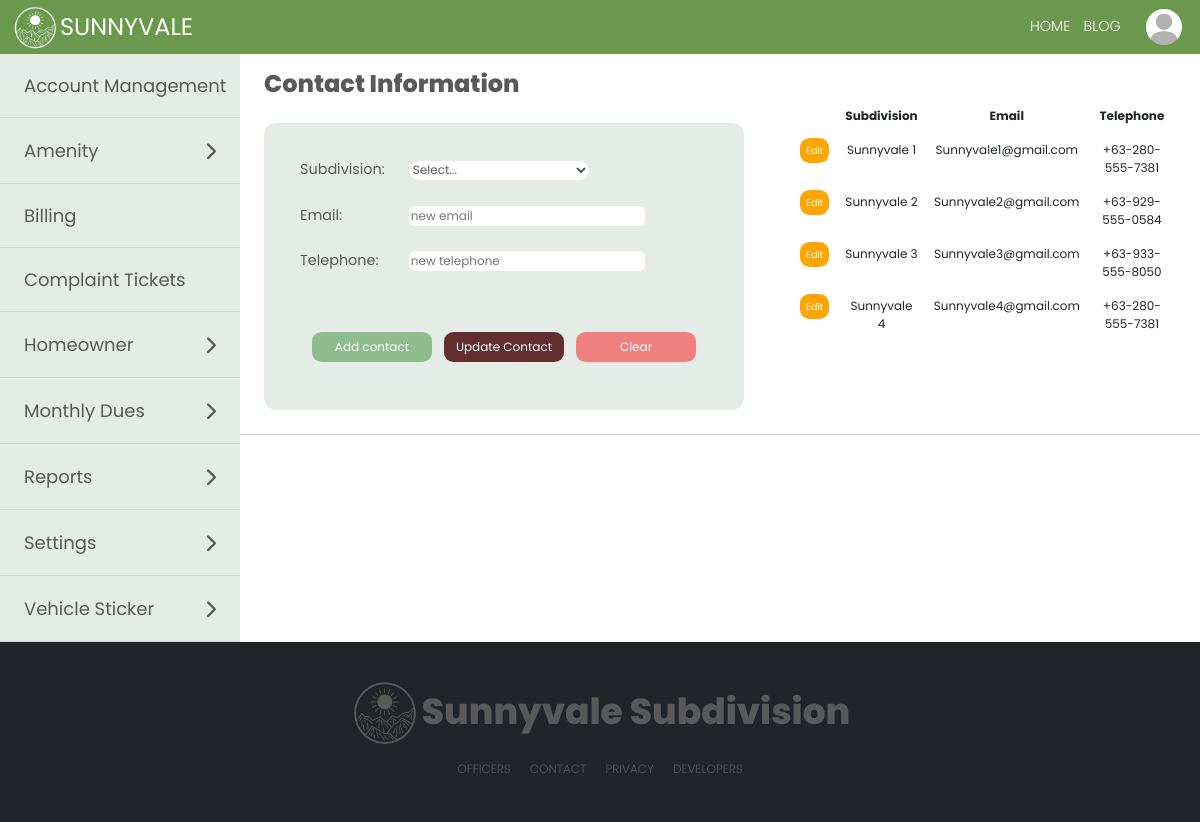
Page /modules/settingsContact.php (signed in) on the committed database.
### tables this page shows
CREATE TABLE IF NOT EXISTS `user` (
  `user_id` int(11) NOT NULL AUTO_INCREMENT,
  `user_homeowner_id` int(11) DEFAULT NULL,
  `user_tenant_id` int(11) DEFAULT NULL,
  `full_name` varchar(50) NOT NULL,
  `user_type` varchar(15) NOT NULL,
  `password` varchar(30) NOT NULL,
  `email_address` varchar(40) DEFAULT NULL,
  `account_status` varchar(15) NOT NULL,
  `verification_code` varchar(6) DEFAULT NULL,
  `email_verified_at` datetime DEFAULT NULL,
  PRIMARY KEY (`user_id`)
);

CREATE TABLE IF NOT EXISTS `homeowner_profile` (
  `homeowner_id` int(11) NOT NULL AUTO_INCREMENT,
  `last_name` varchar(100) NOT NULL,
  `first_name` varchar(100) NOT NULL,
  `middle_name` varchar(100) DEFAULT NULL,
  `suffix` varchar(100) DEFAULT NULL,
  `sex` varchar(100) NOT NULL,
  `street` varchar(255) NOT NULL,
  `subdivision` varchar(255) NOT NULL,
  `barangay` varchar(50) NOT NULL,
  `business_address` varchar(255) DEFAULT NULL,
  `occupation` varchar(100) DEFAULT NULL,
  `email_address` varchar(100) NOT NULL,
  `birthdate` date DEFAULT NULL,
  `mobile_number` varchar(20) DEFAULT NULL,
  `employer` varchar(100) DEFAULT NULL,
  `vehicle_registration` varchar(20) DEFAULT NULL,
  `display_picture` varchar(255) NOT NULL,
  PRIMARY KEY (`homeowner_id`)
);

CREATE TABLE IF NOT EXISTS `contact` (
  `contact_id` int(11) NOT NULL AUTO_INCREMENT,
  `subdivision_id` int(11) NOT NULL,
  `email` varchar(100) NOT NULL,
  `telephone` varchar(100) NOT NULL,
  PRIMARY KEY (`contact_id`)
);

CREATE TABLE IF NOT EXISTS `subdivision` (
  `subdivision_id` int(11) NOT NULL AUTO_INCREMENT,
  `subdivision_name` varchar(255) NOT NULL,
  `barangay` varchar(255) NOT NULL,
  PRIMARY KEY (`subdivision_id`)
);

### modules/settingsContact.php (the view, shortened to what this page needs)
<?php
require '../marginals/topbar.php';
if ($_SESSION['subdivision'] != '') {
    $resultSubdivision_selectAmenities = $con->query("SELECT * FROM subdivision WHERE subdivision_name = '" .  $_SESSION['subdivision'] . "'") or die($mysqli->error);
    $resultContact = $con->query("SELECT * FROM contact INNER JOIN subdivision WHERE contact.subdivision_id = subdivision.subdivision_id AND subdivision_name = '" .  $_SESSION['subdivision'] . "'") or die($mysqli->error);
} else {
    $resultContact = $con->query("SELECT * FROM contact INNER JOIN subdivision WHERE contact.subdivision_id = subdivision.subdivision_id") or die($mysqli->error);
}
?>
<!DOCTYPE html>
<html lang="en">
<head>
</head>
<body>
    <div class="secretary">
        <div class="sideBar">
            <?php require '../marginals/sidebarAdmin.php'; ?>
        </div>
        <div class="secretaryPanel">
            <label class="lblSettings" id="amenity">Contact Information</label>
            <div class="settingsAddAmenity" id="AddAmenity">
                <div class="addAmenityForm">
                    <form method="post" autocomplete="off">
                        <table class="tblAmenityForm">
                            <tr>
                                <td>Subdivision:</td>
                                <td>
                                    <select name="subdivision_id" id="" required>
                                        <option value="">Select...</option>
                                    </select>
                                </td>
                            </tr>
                            <tr>
                                <td>Email:</td>
                                <td>
                                    <input name="newEmail" value="<?php echo $email ?? ''; ?>" type="text" placeholder="new email" required />
                                </td>
                            </tr>
                            <tr>
                                <td>Telephone:</td>
                                <td>
                                    <input name="newTelephone" value="<?php echo $telephone ?? ''; ?>" type="text" placeholder="new telephone" required />
                                </td>
                            </tr>
                        </table>
                        <div class="btnArea">
                            <button type="button" class="btnSubmitReg" data-bs-toggle="modal" data-bs-target="#addAmenityModal" <?php
                                                                                                                                if ($contact_id ?? '') {
                                                                                                                                    echo "disabled";
                                                                                                                                } else {
                                                                                                                                    echo "";
                                                                                                                                } ?>>
                                Add contact
                            </button>
                            <button type="button" class="btnClearReg" data-bs-toggle="modal" data-bs-target="#updateAmenityModal" <?php
                                                                                                                                    if ($contact_id ?? '') {
                                                                                                                                        echo "";
                                                                                                                                    } else {
                                                                                                                                        echo "disabled";
                                                                                                                                    } ?>>
                                Update Contact
                            </button>
                            <button type="button" value="" class="btnClearReg" data-bs-toggle="modal" data-bs-target="#exampleModal">
                                Clear
                            </button>
                        </div>
                    </form>
                </div>
                <div class="tblAmenityContainer">
                    <table class="table tblAmenity">
                        <thead>
                            <th></th>
                            <th>Subdivision</th>
                            <th>Email</th>
                            <th>Telephone</th>
                        </thead>
                        <?php while ($row = $resultContact->fetch_assoc()) : ?>
                            <tr>
                                <td>
                                    <a href="settingsContact.php?contact_id=<?php echo $row['contact_id']; ?>" class="btnEdit">Edit</a>
                                </td>
                                <td><?php echo $row['subdivision_name'] ?></td>
                                <td><?php echo $row['email'] ?></td>
                                <td><?php echo $row['telephone'] ?></td>
                            </tr>
                        <?php endwhile; ?>
                    </table>
                </div>
            </div>
        </div>
    </div>
    <?php
    require '../marginals/footer2.php'
    ?>
</body>
</html>

### marginals/topbar.php (shortened to what this page needs)
<?php
include "../process.php";
if ($_SESSION['user_type'] == 'Tenant') {
  $result = $con->query("SELECT * FROM user, tenant WHERE user_id = " . $user_id = $_SESSION['user_id'] . "  AND user.full_name = tenant.full_name") or die($mysqli->error);
  $result1 = $con->query("SELECT * FROM user, tenant WHERE user_id = " . $user_id = $_SESSION['user_id'] . "  AND user.full_name = tenant.full_name")  or die($mysqli->error);
  $row1 = $result1->fetch_assoc();
  $homeowner_id_profile = $row1['user_homeowner_id'];
  $fullname_monthlyDues = $row1['full_name'];
  $user_type = $row1['user_type'];
  $resultSubdivision = $con->query("SELECT * FROM user, tenant, homeowner_profile WHERE user_id = " . $user_id = $_SESSION['user_id'] . " AND user.full_name = tenant.full_name AND homeowner_profile.homeowner_id = tenant.homeowner_id") or die($mysqli->error);
  $rowSubdivision = $resultSubdivision->fetch_assoc();
  $subdivision_name1 = $rowSubdivision['subdivision'];
  $resultComplainee = $con->query("SELECT * FROM homeowner_profile WHERE subdivision ='$subdivision_name1' AND homeowner_id != '$homeowner_id_profile' ORDER BY first_name");
} else {
  $result = $con->query("SELECT * FROM user, homeowner_profile  WHERE user_id = " . $user_id = $_SESSION['user_id'] . "  AND full_name = CONCAT(first_name, ' ', last_name)") or die($mysqli->error);
  $result1 = $con->query("SELECT * FROM user, homeowner_profile  WHERE user_id = " . $user_id = $_SESSION['user_id'] . "  AND full_name = CONCAT(first_name, ' ', last_name)") or die($mysqli->error);
  $row1 = $result1->fetch_assoc();
  $user_type = $row1['user_type'];
}
?>
<!DOCTYPE html>
<html lang="en">
<head>
  <link href="https://cdn.jsdelivr.net/npm/bootstrap@5.0.2/dist/css/bootstrap.min.css" rel="stylesheet">
</head>
<body>
  <div class='navigation'>
    <div class="topLeft">
      <img src="..\img\logoSV.png" alt="" />
      <i class="topIcon">SUNNYVALE</i>
    </div>
    <form class="topbarNav" method="post">
      <div class="topCenter">
        <ul class="topList">
          <li data-bs-toggle="modal" data-bs-target="#confirmLogout" onclick="location.href='#confirmLogout'" class="topListItem1">HOME</li>
          <?php
          if ($user_type != 'Guard') {
          ?>
            <li onclick="location.href='../modules/blogHome.php'" class="topListItem1"> BLOG</li>
          <?php
          }
          ?>
      </div>
      <div class="topRight">
        <div class='menu-trigger'>
          <div class="btn-group dropleft">
            <button type="button" class="dropdownIMG" data-toggle="dropdown" aria-haspopup="true" aria-expanded="false">
              <img class="topImg1" <?php
                                    $row = $result->fetch_assoc();
                                    $imageURL = '../media/displayPhotos/' . $row['display_picture'];
                                    ?> src="<?= $imageURL ?>" alt="" />
            </button>
          </div>
        </div>
      </div>
    </form>
  </div>
</body>
</html>

### marginals/topbar.php (style rules this page uses)
.topbarNav { display: flex; gap: 1vw; align-items: center; }
.navigation { margin-top: 0; margin-bottom: 0; padding: 0; width: 100%; height: 4.5vw; background-color: rgba(106, 153, 78); position: sticky; top: 0; display: flex; align-items: center; font-family: "Poppins", sans-serif; z-index: 999; backdrop-filter: blur(5px); }
.topLeft { max-height: 4.5vw; margin-top: 0; flex: 3; display: flex; align-items: center; justify-content: flex-start; margin-left: 1vw; }
.topLeft img { max-height: 4vw; }
.topRight { max-height: 4.5vw; flex: 3; display: flex; align-items: center; justify-content: flex-end; margin-right: 1vw; }
.topCenter { flex: 60; }
.topIcon { font-size: 2vw; margin-right: 10px; color: white; font-family: "Poppins", sans-serif; font-style: normal; cursor: pointer; }
.menu-trigger { display: flex; max-height: 4.5vw; }
.topImg1 { max-height: 3vw; max-width: 3vw; width: 3vw; height: 3vw; border-radius: 50%; object-fit: cover; cursor: pointer; }
.topList { display: flex; justify-content: flex-end; margin: 0; padding: 0; list-style: none; color: white; }
.topListItem1 { color: white; padding: 0.5vw; margin-right: 0.1vw; font-size: 1.2vw; font-weight: 300; cursor: pointer; }
.dropdownIMG { background-color: rgb(89, 89, 89, 0); border: none !important; }

### modules/settingsContact.php (style rules this page uses)
* { margin: 0; font-family: 'Poppins', sans-serif; }
input { font-size: 1vw; border-radius: 0.5vw; border: none !important; }
select { font-size: 1vw; border: none !important; border-radius: 1vw; width: 15vw; }
.tblForm th, td { font-size: 1vw; padding: 1vw; }
.secretary { display: flex; }
.sideBar { background-color: rgb(248, 245, 227); flex: 2; color: black; }
.secretaryPanel { flex: 8; width: 100%; overflow-x: hidden; }
.addAmenityForm { background-color: rgb(170, 192, 175, 0.3); margin: 2vw; border-radius: 1vw; padding: 2vw; width: 50%; }
.tblAmenityForm td { color: rgb(89, 89, 89); font-size: 1.2vw; border: none !important; text-align: left; }
.tblAmenityForm input, .tblAmenityForm select { background-color: white; color: rgb(89, 89, 89) !important; }
.tblAmenity { width: 100%; margin: 0; }
.tblAmenity th { background-color: rgb(170, 192, 175, 0.3); }
.tblAmenity th, .tblAmenity td { text-align: center; border: none !important; font-size: 1vw; overflow-y: auto; max-width: 100%; max-height: 20vw; margin-top: 2vw; vertical-align: center; }
.tblAmenityContainer { padding: 0; width: 40%; justify-content: center; margin-bottom: 2vw; margin-left: 2vw; margin-right: 0; overflow-y: auto; overflow-x: auto; max-height: 20vw; }
.settingsAddAmenity { width: 100%; display: flex; border-bottom: solid 1px rgb(211, 211, 211); }
.lblSettings { font-size: 2vw; font-family: "Poppins", sans-serif; margin-top: 1vw; margin-left: 2vw; margin-bottom: -2vw; padding: 0; color: rgb(89, 89, 89); font-weight: 800; }
.btnEdit { background-color: orange; border: 0; padding: 0.5vw; max-width: 50vw; width: 5vw; font-family: "Poppins", sans-sans-serif; font-size: .8vw; margin-top: 2vw; border-radius: 0.8vw; cursor: pointer; text-decoration: none; color: white; }
.btnSubmitReg { background-color: darkseagreen; border: 0; padding: 0.5vw; max-width: 50vw; width: 10vw; font-family: "Poppins", sans-sans-serif; font-size: 1vw; margin-top: 2vw; color: white; border-radius: 0.8vw; cursor: pointer; }
.btnClearReg { background-color: lightcoral; border: 0; padding: 0.5vw; max-width: 50vw; width: 10vw; font-family: "Poppins", sans-sans-serif; font-size: 1vw; margin-top: 2vw; color: white; border-radius: 0.8vw; cursor: pointer; }
.btnClearReg:disabled { background-color: rgb(97, 45, 45); }
.tblHomeowners thead, th { padding: 0.5vw; text-align: center; font-size: 1.2vw; background-color: rgb(170, 192, 175, 0.3); width: max-content; white-space: nowrap; }
.btnArea { display: flex; margin: 2vw; gap: 1vw; }

### marginals/sidebarAdmin.php (style rules this page uses)
* { margin: 0; font-family: 'Poppins', sans-serif; }
input { font-size: 1vw; border-radius: 0.5vw; border: none !important; }
select { font-size: 1vw; border: none !important; border-radius: 1vw; width: 15vw; }
.tblForm th, td { font-size: 1vw; padding: 1vw; }
.secretary { display: flex; }
.sideBar { background-color: rgb(170, 192, 175, 0.3); flex: 2; color: black; }

### rows in the picture
user: homeowner_profile.display_picture (placeholder picture)
contact: subdivision.subdivision_name "Sunnyvale 1", email "Sunnyvale1@gmail.com", telephone "+63-280-555-7381"
contact: subdivision.subdivision_name "Sunnyvale 2", email "Sunnyvale2@gmail.com", telephone "+63-929-555-0584"
contact: subdivision.subdivision_name "Sunnyvale 3", email "Sunnyvale3@gmail.com", telephone "+63-933-555-8050"
contact: subdivision.subdivision_name "Sunnyvale 4", email "Sunnyvale4@gmail.com", telephone "+63-280-555-7381"
